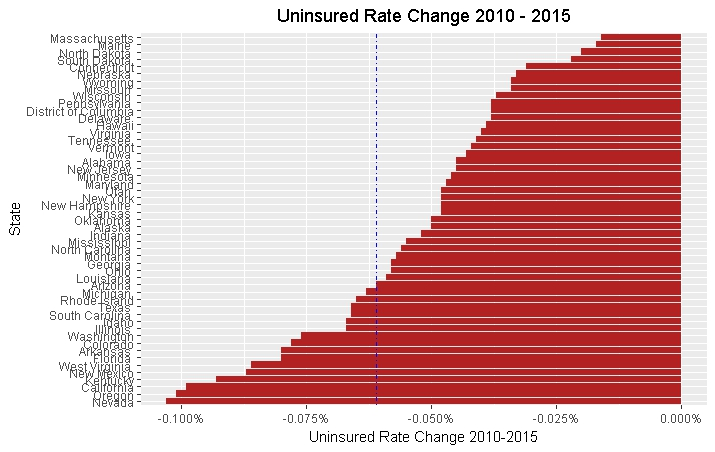

Here is the R script that generated this plot:
# This R environment comes with all of CRAN preinstalled, as well as many other helpful packages
# The environment is defined by the kaggle/rstats docker image: https://github.com/kaggle/docker-rstats
# For example, here's several helpful packages to load in 

library(ggplot2) # Data visualization
library(readr) # CSV file I/O, e.g. the read_csv function

#R is always pointed at a directory on your computer. 
#You can find out which directory by running the getwd() function
#use setwd() and specify the path to the desired folder

# read file and do some basic setup

HealthCare<- read.csv("usa_state_healtcare.csv", stringsAsFactors = FALSE)

colnames(HealthCare) <- c("State", 
                          "Uninsured_Rate_2010", 
                          "Uninsured_Rate_2015",
                          "Uninsured_Rate_Ch_2010_2015", 
                          "Health_Ins_Cov_Ch_2010_2015",
                          "Empl_Ins_Cov_Ch_2010_2015", 
                          "Mktpl_Ins_Cov_Ch_2010_2015",
                          "Mktpl_Tx_Credits", 
                          "Avg_Mo_Tx_Credit", 
                          "State_Medicaid_Exp", 
                          "Medicaid_Enroll_2013", 
                          "Medicaid_Enroll_2016",
                          "Medicaid_Enroll_Ch_2013_2016", 
                          "Medicare_Enroll_2016")


# convert character percentage rates to numeric

HealthCare$Uninsured_Rate_2010 <- as.numeric(sub("%", "", HealthCare$Uninsured_Rate_2010))/100
HealthCare$Uninsured_Rate_2015 <- as.numeric(sub("%", "", HealthCare$Uninsured_Rate_2015))/100
HealthCare$Uninsured_Rate_Ch_2010_2015 <- as.numeric(sub("%", "", HealthCare$Uninsured_Rate_Ch_2010_2015))/100

# convert $ to numeric
HealthCare$Avg_Mo_Tx_Credit <- as.numeric(gsub("[^0-9]", "", HealthCare$Avg_Mo_Tx_Credit))

# gsub() function replaces all matches of a string [0-9]-All Digit(Regular Experession Syntax)

# convert state to a factor

#HealthCare$State <- as.factor(HealthCare$State)

# the value for the US in Uninsured_Rate_Ch_2010_2015 is incorrect.  we'll fix it
HealthCare$Uninsured_Rate_Ch_2010_2015 <- HealthCare$Uninsured_Rate_2015 - HealthCare$Uninsured_Rate_2010

# create a data frame with just the US summary info and a set with just the states
HealthCare_state <- HealthCare[!HealthCare$State == "United States", ]
HealthCare_US <- HealthCare[HealthCare$State == "United States", ]

# drop unused factor levels (not really necessary, but I prefer it)

#MyData_state$State <- factor(MyData_state$State)
#MyData_US$State <- factor(MyData_US$State)


# Summarize US Stats (just print it)
#MyData_US


# create a new State vector thats ordered by Uninsured Rate Change for better plotting
library(ggplot2)

HealthCare_state$State2 <- factor(HealthCare_state$State, levels =HealthCare_state[order(HealthCare_state$Uninsured_Rate_Ch_2010_2015), "State"])
ggplot(HealthCare_state, aes(State2, Uninsured_Rate_Ch_2010_2015)) + 
  geom_bar(stat="identity", fill = "firebrick") +
  scale_y_continuous(labels = scales::percent) +
  coord_flip() +
  ggtitle("Uninsured Rate Change 2010 - 2015") +
  theme(plot.title = element_text(hjust = 0.5)) +
  xlab("State") +
  ylab("Uninsured Rate Change 2010-2015") + 
  geom_hline(yintercept = HealthCare_US$Uninsured_Rate_Ch_2010_2015, color = "blue", linetype = "dotdash") # add national average



# medicaid expansion

# 2 missing values

sum(is.na(HealthCare_state$Medicaid_Enroll_2013)) 
aca_state2 <- HealthCare_state[complete.cases(HealthCare_state), ] # we'll just eliminate them for this exercise
aca_state2$State2 <- factor(aca_state2$State, levels =aca_state2[order(aca_state2$Medicaid_Enroll_Ch_2013_2016), "State"])

#plot

ggplot(aca_state2, aes(State2, Medicaid_Enroll_Ch_2013_2016, fill=State_Medicaid_Exp)) + 
  geom_bar(stat="identity") +
  coord_flip() +
  scale_x_continuous(labels = )
ggtitle("Medicaid Enrollment Change 2013-2016") +
  theme(plot.title = element_text(hjust = 0.5)) +
  xlab("State") +
  ylab("Medicaid Enrollment Change 2013-2016") +
  scale_fill_discrete(name="Medicaid\nExpansion") +
  geom_hline(yintercept = mean(aca_state2$Medicaid_Enroll_Ch_2013_2016), color = "blue", linetype = "dotdash") # add national average



# Look at Health Insurance Coverage Change 
# this would be more useful on a per capita basis

HealthCare_state$State2 <- factor(HealthCare_state$State, levels =HealthCare_state[order(HealthCare_state$Health_Ins_Cov_Ch_2010_2015), "State"])
ggplot(HealthCare_state, aes(State2, Health_Ins_Cov_Ch_2010_2015)) + 
  geom_bar(stat="identity", fill = "firebrick") +
  coord_flip() +
  ggtitle("Health Insurance Change 2013-2015") +
  theme(plot.title = element_text(hjust = 0.5)) +
  xlab("State") +
  ylab("Health Insurance Change 2013-2015") + 
  geom_hline(yintercept = mean(HealthCare_state$Health_Ins_Cov_Ch_2010_2015), color = "blue", linetype = "dotdash") # add national average
